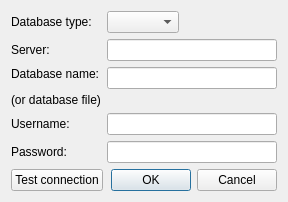
<?xml version="1.0" encoding="UTF-8"?>
<ui version="4.0">
 <class>DialogDatabaseSettings</class>
 <widget class="QDialog" name="DialogDatabaseSettings">
  <property name="geometry">
   <rect>
    <x>0</x>
    <y>0</y>
    <width>288</width>
    <height>202</height>
   </rect>
  </property>
  <property name="windowTitle">
   <string>Database connection settings</string>
  </property>
  <layout class="QGridLayout" name="gridLayout">
   <item row="1" column="1">
    <widget class="QDialogButtonBox" name="buttonBox">
     <property name="orientation">
      <enum>Qt::Horizontal</enum>
     </property>
     <property name="standardButtons">
      <set>QDialogButtonBox::Cancel|QDialogButtonBox::Ok</set>
     </property>
    </widget>
   </item>
   <item row="1" column="0">
    <widget class="QPushButton" name="pushButtonTest">
     <property name="text">
      <string>Test connection</string>
     </property>
    </widget>
   </item>
   <item row="0" column="0" colspan="2">
    <layout class="QFormLayout" name="formLayout">
     <property name="fieldGrowthPolicy">
      <enum>QFormLayout::ExpandingFieldsGrow</enum>
     </property>
     <item row="0" column="0">
      <widget class="QLabel" name="databaseTypeLabel">
       <property name="text">
        <string>Database type:</string>
       </property>
      </widget>
     </item>
     <item row="0" column="1">
      <widget class="QComboBox" name="databaseTypeComboBox"/>
     </item>
     <item row="1" column="0">
      <widget class="QLabel" name="serverLabel">
       <property name="text">
        <string>Server:</string>
       </property>
      </widget>
     </item>
     <item row="1" column="1">
      <widget class="QLineEdit" name="serverLineEdit"/>
     </item>
     <item row="3" column="0">
      <widget class="QLabel" name="usernameLabel">
       <property name="text">
        <string>Username:</string>
       </property>
      </widget>
     </item>
     <item row="3" column="1">
      <widget class="QLineEdit" name="usernameLineEdit"/>
     </item>
     <item row="4" column="0">
      <widget class="QLabel" name="passwordLabel">
       <property name="text">
        <string>Password:</string>
       </property>
      </widget>
     </item>
     <item row="4" column="1">
      <widget class="QLineEdit" name="passwordLineEdit">
       <property name="echoMode">
        <enum>QLineEdit::Password</enum>
       </property>
      </widget>
     </item>
     <item row="2" column="0">
      <widget class="QLabel" name="databaseNameLabel">
       <property name="text">
        <string>&lt;html&gt;&lt;head/&gt;&lt;body&gt;&lt;p&gt;Database name:&lt;/p&gt;&lt;p&gt;(or database file)&lt;/p&gt;&lt;/body&gt;&lt;/html&gt;</string>
       </property>
      </widget>
     </item>
     <item row="2" column="1">
      <widget class="QLineEdit" name="databaseNameLineEdit"/>
     </item>
    </layout>
   </item>
  </layout>
 </widget>
 <resources/>
 <connections>
  <connection>
   <sender>buttonBox</sender>
   <signal>accepted()</signal>
   <receiver>DialogDatabaseSettings</receiver>
   <slot>accept()</slot>
   <hints>
    <hint type="sourcelabel">
     <x>248</x>
     <y>254</y>
    </hint>
    <hint type="destinationlabel">
     <x>157</x>
     <y>274</y>
    </hint>
   </hints>
  </connection>
  <connection>
   <sender>buttonBox</sender>
   <signal>rejected()</signal>
   <receiver>DialogDatabaseSettings</receiver>
   <slot>reject()</slot>
   <hints>
    <hint type="sourcelabel">
     <x>316</x>
     <y>260</y>
    </hint>
    <hint type="destinationlabel">
     <x>286</x>
     <y>274</y>
    </hint>
   </hints>
  </connection>
 </connections>
</ui>
